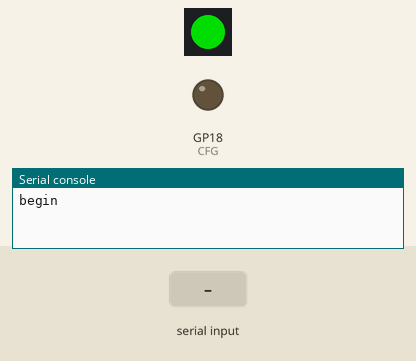
A program run on a simulated Raspberry Pi Pico running MicroPython. Parts: 1 RGB LEDs in strip order, left to right, output pins drawn as LEDs (lit = HIGH), the last lines printed to the serial console. The inputs (shaded band) are chosen by the test bench. Dim RGB values are drawn brighter than linear; pins used as bus, display or sensor lines are not drawn.

Above: at 0.1 s.
At 1.7 s:
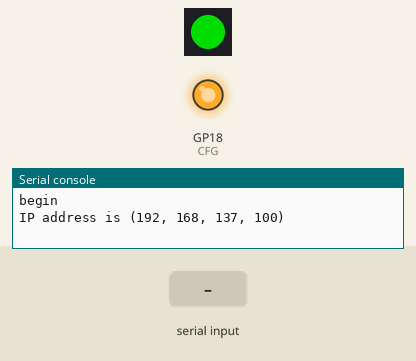
At 3.4 s:
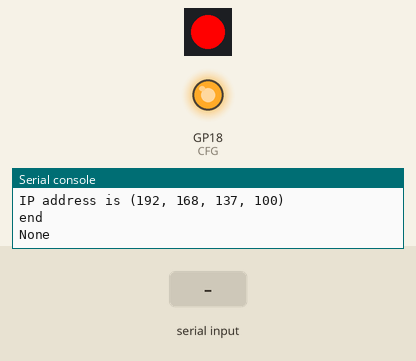
3.5 s: "$\n" received over the second serial link
6.7 s: "1\n" received over the second serial link
Timing chart, 0 to 9.7 s (numbered marks = the images above; inputs shaded):
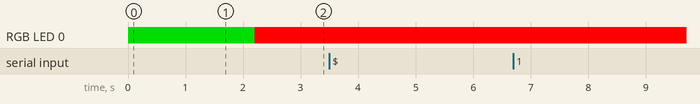

The program:

main.py
```python
from machine import Pin
from neopixel import NeoPixel
from redis import Redis
import time

#Configure the built-in WS2812 LED pins of RP2040-ETH and set the number of LEDs to 1
strip = NeoPixel(Pin(25), 1)
strip[0] = ( 255,0,0)
strip.write()


# --- Example Redis PING test ---
r = Redis()

# --- Main loop ---
while True:
    print( r.keys() )
    time.sleep(2)
```

redis.py
```python
import socket
import time
from machine import Pin,UART

BAUD_RATE = 9600

class Redis:

    def __init__(self):
        self.uart = UART(1, baudrate=BAUD_RATE, tx=Pin(20), rx=Pin(21))
        self.uart.init(bits=8, parity=None, stop=1)

    def ping(self):
        # Redis protocol: send "PING\r\n"
        self.uart.write(b"PING\r\n")
        self.receive()

    def keys(self, pattern='*'):
        cmd = f"*2\r\n$4\r\nKEYS\r\n${len(pattern)}\r\n{pattern}\r\n"
        self.uart.write( cmd.encode())
        return self.receive()

    def read(self, key, pattern='DATA'):
        command = f"{pattern}:{key}"
        cmd = f"*2\r\n$3\r\nGET\r\n${len(command)}\r\n{command}\r\n"
        self.uart.write(cmd.encode())
        return self.receive()[0]

    def write(self, key, value , pattern='DATA'):
        redis_key = f"{pattern}:{key}"
        cmd = f"*3\r\n$3\r\nSET\r\n${len(redis_key)}\r\n{redis_key}\r\n${len(str(value))}\r\n{value}\r\n"
        self.uart.write(cmd.encode())
        return self.receive( )

    def receive(self, size=4096 ):
        time.sleep(0.5)
        if self.uart.any():
            data = self.uart.read()
            return self._parse_resp(data)
        return None

    def _parse_resp(self, data):
        lines = data.decode().splitlines()
        keys = []
        for line in lines:
            if line.startswith('$') or line.startswith('*'):
                continue  # skip RESP length or array indicators
            keys.append(line)
        return keys

    def __del__(self):
        self.sock.close()
```

ch9120.py
```python
from machine import UART, Pin
import time

class CH9120:
    def __init__(self, uart):
        self.uart = uart
        self.MODE = 1  #0:TCP Server 1:TCP Client 2:UDP Server 3:UDP Client
        self.GATEWAY = (169, 254, 192, 33)    # GATEWAY
        self.TARGET_IP = (47, 92, 129, 18)  # TARGET_IP
        self.LOCAL_IP = (192, 168, 1, 233) # LOCAL_IP
        self.SUBNET_MASK = (255,255,0,0)  # SUBNET_MASK
        self.LOCAL_PORT = 1000             # LOCAL_PORT1
        self.TARGET_PORT = 1883             # TARGET_PORT
        self.BAUD_RATE = 115200             # BAUD_RATE
        self.CFG = Pin(18, Pin.OUT,Pin.PULL_UP)
        self.RST = Pin(19, Pin.OUT,Pin.PULL_UP)

    def enter_config(self):
        print("begin")
        self.RST.value(1)
        self.CFG.value(0)
        time.sleep(0.5)

    def exit_config(self):
        self.uart.write(b'\x57\xab\x0D')
        time.sleep(0.1)
        self.uart.write(b'\x57\xab\x0E')
        time.sleep(0.1)
        self.uart.write(b'\x57\xab\x5E')
        time.sleep(0.1)
        self.CFG.value(1)
        time.sleep(0.1)
        print("end")

    def set_mode(self,MODE):
        self.MODE = MODE
        self.uart.write(b'\x57\xab\x10' + self.MODE.to_bytes(1, 'little'))#Convert int to bytes
        time.sleep(0.1)

    def set_localIP(self,LOCAL_IP):
        self.LOCAL_IP = LOCAL_IP
        self.uart.write(b'\x57\xab\x11' + bytes(self.LOCAL_IP))#Converts the int tuple to bytes
        print( f"IP address is {self.LOCAL_IP}" )
        time.sleep(0.1)

    def set_subnetMask(self,SUBNET_MASK):
        self.SUBNET_MASK = SUBNET_MASK
        self.uart.write(b'\x57\xab\x12' + bytes(self.SUBNET_MASK))
        time.sleep(0.1)

    def set_gateway(self,GATEWAY):
        self.GATEWAY = GATEWAY
        self.uart.write(b'\x57\xab\x13' + bytes(self.GATEWAY))
        time.sleep(0.1)

    def set_localPort(self,LOCAL_PORT):
        self.LOCAL_PORT = LOCAL_PORT
        self.uart.write(b'\x57\xab\x14' + self.LOCAL_PORT.to_bytes(2, 'little'))
        time.sleep(0.1)

    def set_targetIP(self,TARGET_IP):
        self.TARGET_IP = TARGET_IP
        self.uart.write(b'\x57\xab\x15' + bytes(self.TARGET_IP))
        time.sleep(0.1)

    def set_targetPort(self,TARGET_PORT):
        self.TARGET_PORT = TARGET_PORT
        self.uart.write(b'\x57\xab\x16' + self.TARGET_PORT.to_bytes(2, 'little'))
        time.sleep(0.1)

    def set_baudRate(self,BAUD_RATE):
        self.BAUD_RATE = BAUD_RATE
        self.uart.write(b'\x57\xab\x21' + self.BAUD_RATE.to_bytes(4, 'little'))
        time.sleep(0.1)
```

boot.py
```python
from machine import UART, Pin
from ch9120 import CH9120
from neopixel import NeoPixel
import time

#Set the Built-In LED to lit RED for easy optical indication that the initialization of the ch9120 chip is starting (for more info see the Built-in LED example)
strip = NeoPixel(Pin(25), 1)
strip[0] = (0,150,0)
strip.write()

MODE = 1  # TCP Client
GATEWAY = (192, 168, 137, 1)
LOCAL_IP = (192, 168, 137, 100)
SUBNET_MASK = (255,255,255,0)
TARGET_IP = (192, 168, 1, 234)   # Redis server IP
LOCAL_PORT1 = 1000
TARGET_PORT = 6379

BAUD_RATE = 9600                 # BAUD_RATE default 115200

#Set a UART connection on Pins 20 and 21, i.e. the built-in pins connected from the RP2040 chip to the CH9120 serial to ethernet converter chip.
uart1 = UART(1, baudrate=9600, tx=Pin(20), rx=Pin(21))

def ch9120_configure():
    global uart1
    ch9120 = CH9120(uart1)
BAUD_RATE = 9600                 # BAUD_RATE default 115200

#Set a UART connection on Pins 20 and 21, i.e. the built-in pins connected from the RP2040 chip to the CH9120 serial to ethernet converter chip.
uart1 = UART(1, baudrate=9600, tx=Pin(20), rx=Pin(21))

def ch9120_configure():
    global uart1
    ch9120 = CH9120(uart1)
    ch9120.enter_config() # enter configuration mode
    ch9120.set_mode(MODE)
    ch9120.set_localIP(LOCAL_IP)
    ch9120.set_subnetMask(SUBNET_MASK)
    ch9120.set_gateway(GATEWAY)
    ch9120.set_localPort(LOCAL_PORT1)
    ch9120.set_targetIP(TARGET_IP)
    ch9120.set_targetPort(TARGET_PORT)
    ch9120.set_baudRate(BAUD_RATE)
    ch9120.exit_config()  # exit configuration mode
    # Clear cache and de(re)configure uart1
    uart1.read(uart1.any())
    time.sleep(0.5)
    #uart1 = UART(1, baudrate=115200, tx=Pin(20), rx=Pin(21))
    uart1.deinit() #command to distroy the UART connection after the successful sent of the configuration to allow a new UART to be initiated on the main program

#send the defined configuration to the CH9120 chip
ch9120_configure()

#Set the Built-In LED to lit Blue for easy optical indication that the initialization of the ch9120 chip has been finished (for more info see the Built-in LED example)
strip[0] = (0,0,150)
strip.write()
```
